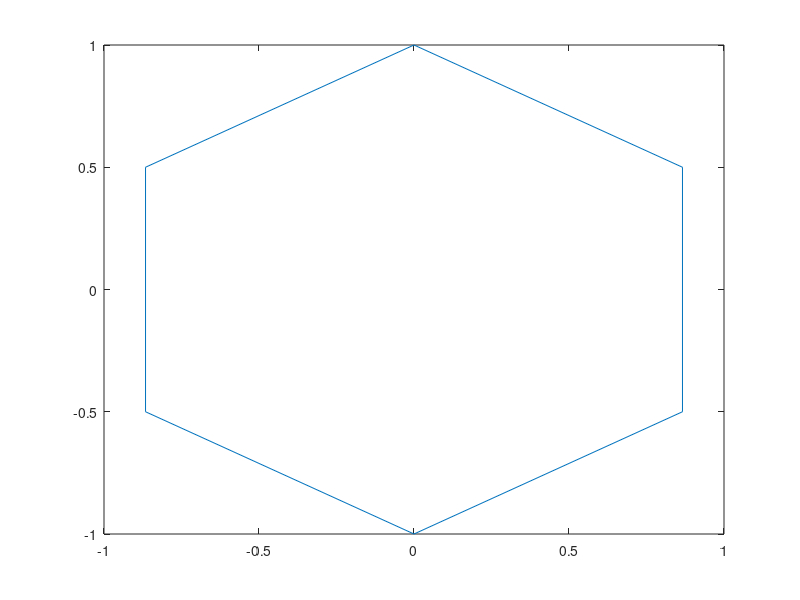

MATLAB code for this plot: (Note: this script raises an error after producing the figure.)
%1 

hexagon = figure();
corners = 0:60:360;
xCoords = sind(corners);
yCoords = cosd(corners);
plot(xCoords, yCoords);

%2 func.m

%3

x = -5:0.05:5;
fx = func(x);
fx1 = func(x, 1);
fx2 = func(x, 2);


%3
%a
all_in_one = figure();
plot(x, fx, x, fx1, x, fx2);
title('f(x)');
xlabel('x');
ylabel('f(x)');
legend('f(x)', 'f(x, 1)', 'f(x, 2)');

saveas(all_in_one, "3a.bmp");
saveas(all_in_one, "3a.jpg");
saveas(all_in_one, "3a.pdf");

%b

subplots = figure();
subplot(3, 1, 1);
plot(x, fx, col="red");
title('f(x)');
xlabel('x');
ylabel('f(x)');
legend('f(x)');

subplot(3, 1, 2);
plot(x, fx1, col="blue");
title('f(x, 1)');
xlabel('x');
ylabel('f(x, 1)');
legend('f(x, 1)');

subplot(3, 1, 3);
plot(x, fx2, col="green");
title('f(x, 2)');
xlabel('x');
ylabel('f(x, 2)');
legend('f(x, 2)');

saveas(subplots, "3b.fig");
%4

three_d = figure();
x4 = -5:0.1:5;
y4 = -6:0.2:6;
z4 = func(x4, y4);
surf(z4);



